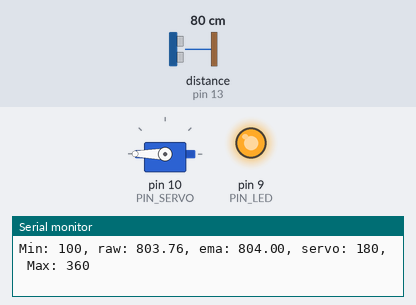
A sketch run on a simulated Arduino Uno, built with avr-gcc and run on an emulated ATmega328P. Parts: servo, output pins drawn as LEDs (lit = HIGH), the last lines printed to the serial monitor. Wiring (inferred from the names in the program): ultrasonic range finder: trigger pin 12; echo pin 13. Dashed ring = blinking. The inputs (shaded band) are chosen by the test bench; at power-on: distance to the obstacle (sensor on pin 13) 80 cm. The echo pulse lasts 58.3 µs per cm; pins used as bus, display or sensor lines are not drawn.

Above: at 1.2 s.
1.3 s: distance to the obstacle (sensor on pin 13) set to 38 cm
2.8 s: distance to the obstacle (sensor on pin 13) set to 35 cm
At 3.3 s:
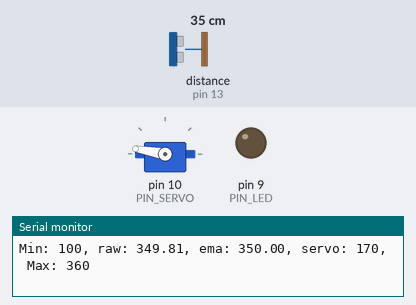
4.3 s: distance to the obstacle (sensor on pin 13) set to 18 cm
At 6.48 s:
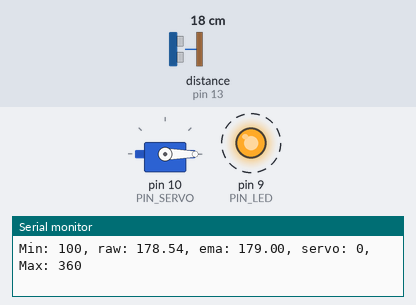
7.3 s: distance to the obstacle (sensor on pin 13) set to 35 cm
At 7.8 s:
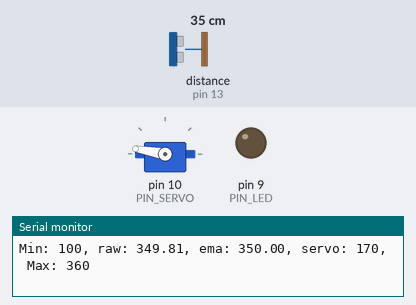
8.8 s: distance to the obstacle (sensor on pin 13) set to 60 cm
At 9.1 s:
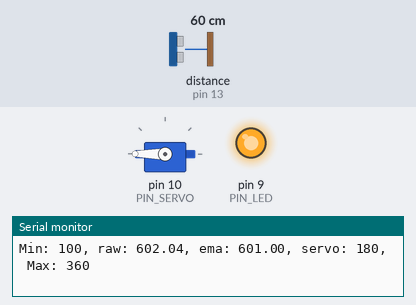
11.8 s: distance to the obstacle (sensor on pin 13) set to 4 cm
At 12.8 s:
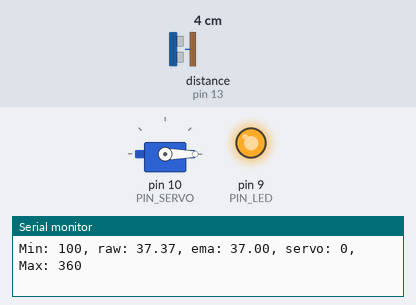
Timing chart, 0 to 14.3 s (numbered marks = the images above; inputs shaded):
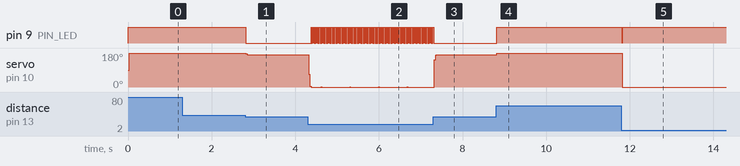

Measured:
- the behaviour switches between 36 and 35 cm on distance to the obstacle (sensor on pin 13) (found by bisection; images 0 and 1)
- after the input at 2.8 s, pin 9 (PIN_LED): HIGH → LOW at once; servo on pin 10 (PIN_SERVO): 180° → 170° at once
- after the input at 4.3 s, pin 9 (PIN_LED): alternates HIGH for 0.02 s and LOW for 0.01 s, starting after 0.08 s
- after the input at 7.3 s, pin 9 (PIN_LED): goes on until 7.3 s, then stays LOW
- after the input at 8.8 s, pin 9 (PIN_LED): LOW → HIGH at once; servo on pin 10 (PIN_SERVO): 170° → 180° at once
- after the input at 11.8 s, pin 9 (PIN_LED): HIGH → LOW at once, → HIGH 0.01 s later; servo on pin 10 (PIN_SERVO): 180° → 0° at once

The sketch:

11P07.ino
```cpp
#include <Servo.h>

// Arduino pin assignment
#define PIN_LED 9
#define PIN_SERVO 10
#define PIN_TRIG 12
#define PIN_ECHO 13

// configurable parameters
#define SND_VEL 346.0 // sound velocity at 24 celsius degree (unit: m/s)
#define INTERVAL 25 // sampling interval (unit: ms)
#define _DIST_MIN 180 // minimum distance to be measured (unit: mm)
#define _DIST_MAX 360 // maximum distance to be measured (unit: mm)

#define _DUTY_MIN 0 // servo full clockwise position (0 degree)
#define _DUTY_MAX 180 // servo full counterclockwise position (180 degree)

#define _EMA_ALPHA 0.6
#define _IMPOSSIBLE_VALUE -999

// global variables
float timeout; // unit: us
float dist_min, dist_max, dist_raw, dist_prev; // unit: mm
unsigned long last_sampling_time; // unit: ms
float scale; // used for pulse duration to distance conversion

float dist_ema;
float emaPrev = _IMPOSSIBLE_VALUE - 1;
Servo myservo;

void setup() {
// initialize GPIO pins
  pinMode(PIN_LED,OUTPUT);
  pinMode(PIN_TRIG,OUTPUT);
  digitalWrite(PIN_TRIG, LOW);
  pinMode(PIN_ECHO,INPUT);

  myservo.attach(PIN_SERVO);

// initialize USS related variables
  dist_min = _DIST_MIN;
  dist_max = _DIST_MAX;
  timeout = (INTERVAL / 2) * 1000.0; // precalculate pulseIn() timeout value. (unit: us)
  dist_raw = dist_prev = 0.0; // raw distance output from USS (unit: mm)
  scale = 0.001 * 0.5 * SND_VEL;

// initialize serial port
  Serial.begin(57600);

// initialize last sampling time
  last_sampling_time = 0;
  digitalWrite(PIN_LED, HIGH);
}

void loop() {
  if(millis() < last_sampling_time + INTERVAL) return;

  dist_raw = USS_measure(PIN_TRIG, PIN_ECHO);
  dist_ema = EvaluateEMA(dist_raw);

  Serial.print("Min: 100, raw: ");
  Serial.print(dist_raw);
  Serial.print(", ema: ");
  Serial.print(dist_ema);
  Serial.print(", servo: ");
  Serial.print(myservo.read());
  Serial.println(", Max: 360");

  if(dist_ema < _DIST_MIN) {
     myservo.write(_DUTY_MIN);
     digitalWrite(PIN_LED, HIGH);
  }
  else if(dist_ema < _DIST_MAX){
     float t = (dist_ema - _DIST_MIN) / (_DIST_MAX - _DIST_MIN);
     float amount = Lerp(_DUTY_MIN, _DUTY_MAX, t);
     myservo.write(amount);
     digitalWrite(PIN_LED, LOW);
  }
  else {
    myservo.write(_DUTY_MAX);
    digitalWrite(PIN_LED, HIGH);
  }
}

float Lerp(float a, float b, float t) {
  return a * (1 - t) + b * t;
}

float EvaluateEMA(float value) {
  float result;
  if (emaPrev > _IMPOSSIBLE_VALUE) {
    result = round(_EMA_ALPHA * value) + round((1 - _EMA_ALPHA) * emaPrev);
  }
  else {
    result = value;
  }
  emaPrev = result;
  return result;
}

float USS_measure(int TRIG, int ECHO)
{
  float reading;
  digitalWrite(TRIG, HIGH);
  delayMicroseconds(10);
  digitalWrite(TRIG, LOW);

  reading = pulseIn(ECHO, HIGH, timeout) * scale; // unit: mm
  //if(reading < dist_min || reading > dist_max) reading = 0.0; // return 0 when out of range.

  //if (reading == 0.0) reading = dist_prev;
  //else dist_prev = reading;

  return reading;
}
```
